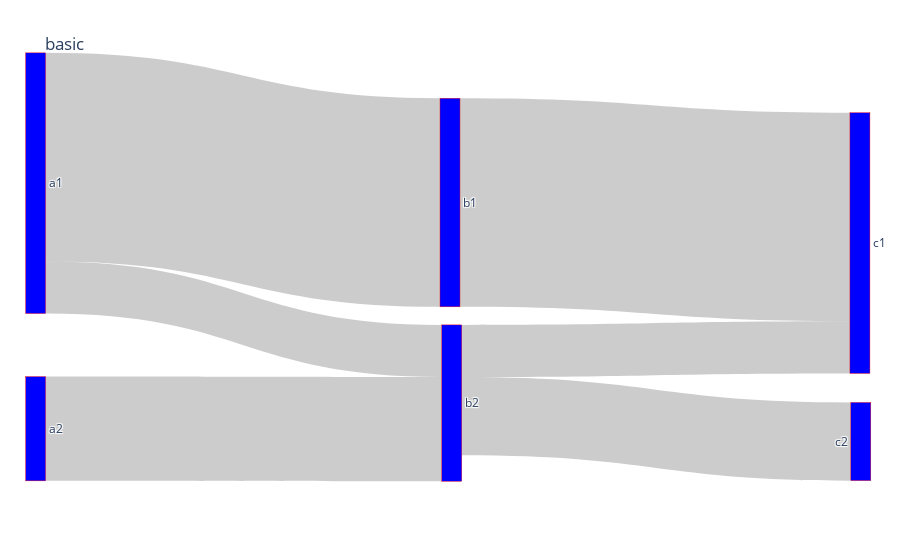

Here is the notebook cell this chart was saved with:
### Code cell
fig =go.Figure(data=[go.Sankey(
    node=dict(
        pad=15,
        thickness=20,
        line=dict(color='red',width=0.4),
        label=['a1','a2','b1','b2','c1','c2'],
        color='blue'),
        link=dict(
        source=[0,1,0,2,3,3],
        target=[2,3,3,4,4,5],
        value=[8,4,2,8,2,3]))])
fig.update_layout(title_text='basic')
fig.show()

### Figure 1 — Plotly figure (JSON) as saved in the notebook; plotly's stock layout.template omitted (floating-point values rounded to 4 significant figures)
{"data": [{"link": {"source": [0, 1, 0, 2, 3, 3], "target": [2, 3, 3, 4, 4, 5], "value": [8, 4, 2, 8, 2, 3]}, "node": {"color": "blue", "label": ["a1", "a2", "b1", "b2", "c1", "c2"], "line": {"color": "red", "width": 0.4}, "pad": 15, "thickness": 20, "x": [-0.05995, -0.05995, 0.5, 0.5024, 1.054, 1.055], "y": [0.219, 0.8651, 0.2698, 0.7976, 0.3765, 0.8988]}, "type": "sankey"}], "layout": {"autosize": true, "title": {"text": "basic"}}}
